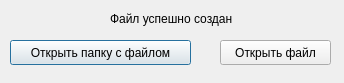
<?xml version="1.0" encoding="UTF-8"?>
<ui version="4.0">
 <class>OpenDialog</class>
 <widget class="QDialog" name="OpenDialog">
  <property name="geometry">
   <rect>
    <x>0</x>
    <y>0</y>
    <width>344</width>
    <height>83</height>
   </rect>
  </property>
  <property name="windowTitle">
   <string>Файл создан</string>
  </property>
  <widget class="QLabel" name="label">
   <property name="geometry">
    <rect>
     <x>110</x>
     <y>10</y>
     <width>161</width>
     <height>17</height>
    </rect>
   </property>
   <property name="text">
    <string>Файл успешно создан</string>
   </property>
  </widget>
  <widget class="QPushButton" name="openDirButton">
   <property name="geometry">
    <rect>
     <x>10</x>
     <y>40</y>
     <width>181</width>
     <height>25</height>
    </rect>
   </property>
   <property name="text">
    <string>Открыть папку с файлом</string>
   </property>
  </widget>
  <widget class="QPushButton" name="openFileButton">
   <property name="geometry">
    <rect>
     <x>220</x>
     <y>40</y>
     <width>111</width>
     <height>25</height>
    </rect>
   </property>
   <property name="text">
    <string>Открыть файл</string>
   </property>
  </widget>
 </widget>
 <resources/>
 <connections/>
</ui>
